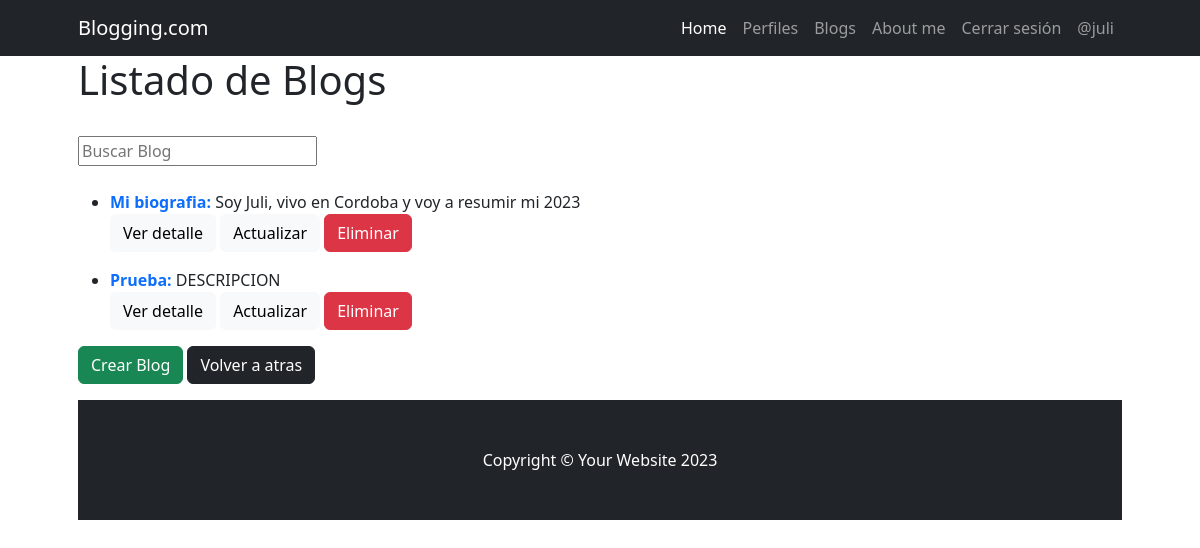
The app's page /blog/blog/list/ (signed in) with its own data.
### Blog/models.py (models this page shows, shortened)
class Blog(models.Model):
    categoria = models.ForeignKey(BlogCategoria, on_delete=models.SET_NULL, null=True, blank=True, verbose_name="categoría")
    titulo = models.CharField(max_length=100)
    descripcion_corta = models.CharField(max_length=200, null=True, blank=True, verbose_name="descripción corta")
    contenido = models.CharField(max_length=10000)
    usuario_origen_id = models.ForeignKey(Perfil, on_delete=models.SET_NULL, null=True, blank=True, verbose_name="usuario")
    fecha_actualizacion = models.DateField(default=timezone.now, editable=False, verbose_name="fecha de actualización")
    class Meta:
        verbose_name = "blog"
        verbose_name_plural = "blogs"

### Blog/views.py (the view)
# urls.py: path("blog/list/", views.BlogList.as_view(), name="blog_list"),
class BlogList(ListView):
    model = models.Blog
    def get_queryset(self):
        if self.request.GET.get("buscar"):
            consulta = self.request.GET.get("buscar")
            object_list = models.Blog.objects.filter(titulo__icontains=consulta)
        else:
            object_list = models.Blog.objects.all()
        return object_list

### Blog/templates/blog/blog_list.html
{% extends 'Blog/base.html' %}
{% block title %}
    <h1>Listado de Blogs</h1>
{% endblock title %}
{% block blog %}
    <div class="py-4 ">
        <form action="" method="get">
            <input type="text" name="buscar" placeholder="Buscar Blog">
        </form>
    </div>
    {% for blog in object_list %}
        <ul>
            <li> <strong class ="text-primary">{{ blog.titulo}}:</strong> {{blog.descripcion_corta}}</li>
                <a href="{% url 'blog:blog_detail' blog.id %}"class="btn btn-light">Ver detalle</a>
                <a href="{% url 'blog:blog_update' blog.id %}"class="btn btn-light">Actualizar</a>
                <a href="{% url 'blog:blog_delete' blog.id %}"class="btn btn-danger ">Eliminar</a>
        </ul>
    {% endfor %}
    <a href="{% url 'blog:blog_create' %}" class="btn btn-success ">Crear Blog</a>
    <a href="{% url 'blog:index' %}" class="btn btn-dark">Volver a atras</a>
{% endblock blog %}

### home/templates/home/navbar.html (shortened to what this page needs)
        <nav class="navbar navbar-expand-lg navbar-dark bg-dark">
            <div class="container px-5">
                <a class="navbar-brand" href="{% url 'home:index' %}">
                    Blogging.com</a>
                <div class="collapse navbar-collapse" id="navbarSupportedContent">
                    <ul class="navbar-nav ms-auto mb-2 mb-lg-0">
                        <li class="nav-item"><a class="nav-link active" aria-current="page" href="{% url 'home:index' %}">Home</a></li>
                        <li class="nav-item"><a class="nav-link" href="{% url 'cliente:perfil' %}">Perfiles</a></li>
                        <li class="nav-item"><a class="nav-link" href="{% url 'blog:index' %}">Blogs</a></li>
                        <li class="nav-item"><a class="nav-link" href="{% url 'cliente:aboutme' %}">About me</a></li>
                        {% if user.is_authenticated %}
                            <li><a class="nav-link" href="{% url 'logout' %}">Cerrar sesión</a></li>
                            <li><a class="nav-link" href="#">@{{ user.username }}</a></li>
                        {% else %}
                            <li><a class="nav-link" href="{% url 'login' %}">Iniciar sesión</a></li>
                            <li><a class="nav-link" href="{% url 'cliente:registro' %}">Registrarse</a></li>
                        {% endif %}
                    </ul>
                </div>
            </div>
        </nav>

### records on screen
Blog: titulo "Mi biografia", descripcion_corta "Soy Juli, vivo en Cordoba y voy a resumir mi 2023"
Blog: titulo "Prueba", descripcion_corta "DESCRIPCION"

### other values on screen
{{ user.username }} "juli"
